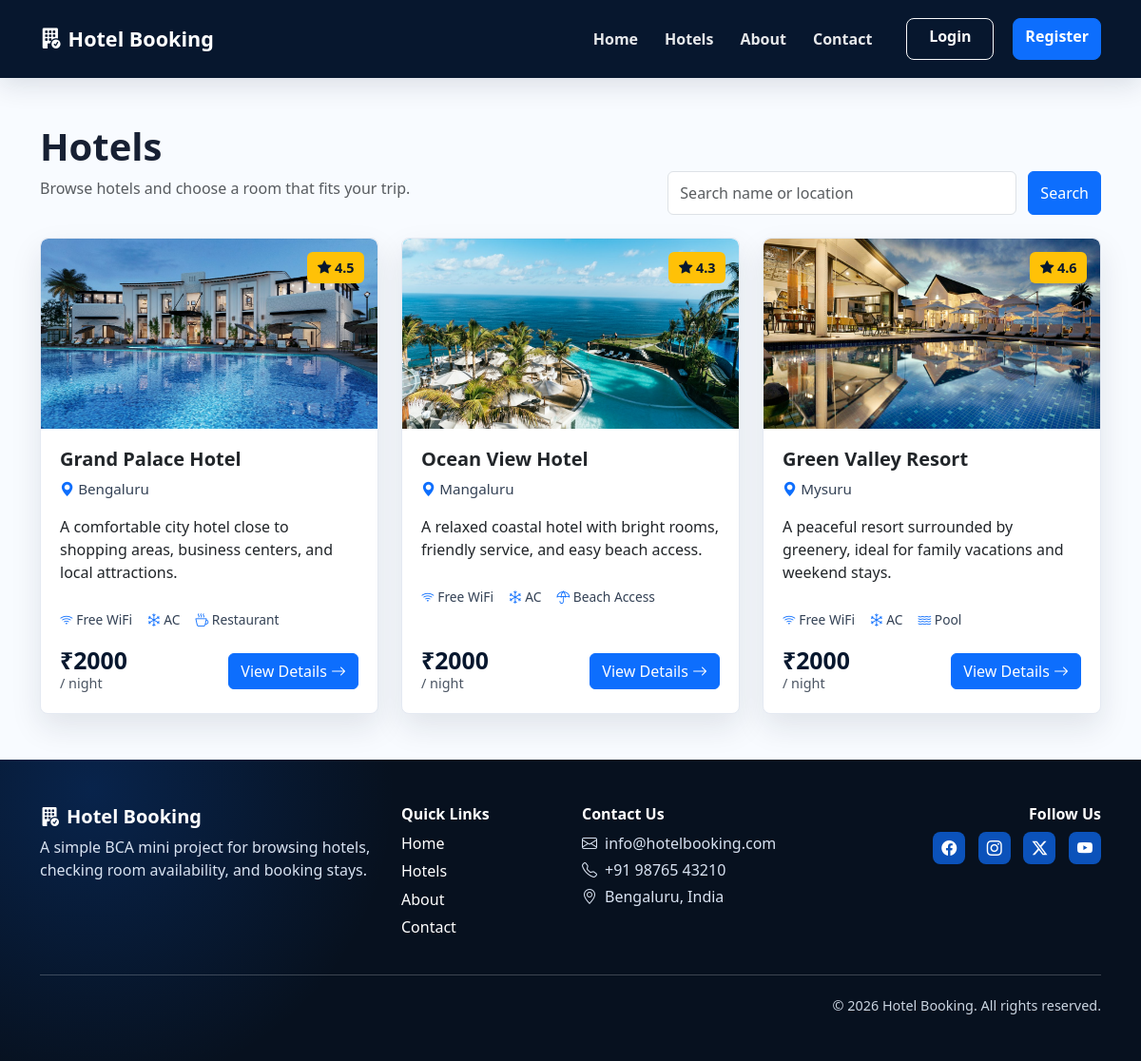
Screenshot of /hotels/ with the database file from the repository.
### booking/models.py (models this page shows, shortened)
class Hotel(models.Model):
    name = models.CharField(max_length=150)
    location = models.CharField(max_length=150)
    description = models.TextField()
    image = models.ImageField(upload_to='hotels/', blank=True, null=True)
    contact_number = models.CharField(max_length=20)
    email = models.EmailField()
    rating = models.DecimalField(
        max_digits=2,
        decimal_places=1,
        validators=[MinValueValidator(Decimal('0.0')), MaxValueValidator(Decimal('5.0'))],
    )
    created_at = models.DateTimeField(auto_now_add=True)
    class Meta:
        ordering = ['name']

### booking/views.py (the view)
# urls.py: path('hotels/', views.hotel_list, name='hotel_list'),
def hotel_list(request):
    query = request.GET.get('q', '').strip()
    hotels = Hotel.objects.annotate(min_price=Min('rooms__price_per_night'))
    if query:
        hotels = hotels.filter(Q(name__icontains=query) | Q(location__icontains=query))
    return render(request, 'booking/hotels.html', {'hotels': hotels, 'query': query})

### booking/templates/booking/hotels.html (shortened to what this page needs)
{% extends 'booking/base.html' %}
{% block content %}
<section class="container py-5">
    <div class="row align-items-end mb-4 g-3">
        <div class="col-lg-7">
            <h1 class="page-title">Hotels</h1>
            <p class="text-muted">Browse hotels and choose a room that fits your trip.</p>
        </div>
        <div class="col-lg-5">
            <form method="get" class="search-bar">
                <input type="search" name="q" class="form-control" placeholder="Search name or location" value="{{ query }}">
                <button class="btn btn-primary">Search</button>
            </form>
        </div>
    </div>
    {% if hotels %}
        <div class="row row-cols-1 row-cols-md-2 row-cols-lg-3 g-4">
            {% for hotel in hotels %}
                {% include 'booking/_hotel_card.html' %}
            {% endfor %}
        </div>
    {% else %}
        <div class="empty-state">No hotels match your search.</div>
    {% endif %}
</section>
{% endblock %}

### booking/templates/booking/_hotel_card.html
<div class="col">
    <div class="card h-100 hotel-card">
        {% if hotel.image %}
            <img src="{{ hotel.image.url }}" class="card-img-top" alt="{{ hotel.name }}">
        {% elif hotel.name == 'Grand Palace Hotel' %}
            <img src="https://images.unsplash.com/photo-1564501049412-61c2a3083791?auto=format&fit=crop&w=900&q=80" class="card-img-top" alt="{{ hotel.name }}">
        {% elif hotel.name == 'Green Valley Resort' %}
            <img src="https://images.unsplash.com/photo-1571896349842-33c89424de2d?auto=format&fit=crop&w=900&q=80" class="card-img-top" alt="{{ hotel.name }}">
        {% elif hotel.name == 'Ocean View Hotel' %}
            <img src="https://images.unsplash.com/photo-1540541338287-41700207dee6?auto=format&fit=crop&w=900&q=80" class="card-img-top" alt="{{ hotel.name }}">
        {% else %}
            <div class="image-placeholder">Hotel Image</div>
        {% endif %}
        <span class="rating-badge"><i class="bi bi-star-fill"></i> {{ hotel.rating }}</span>
        <div class="card-body d-flex flex-column">
            <h5 class="card-title">{{ hotel.name }}</h5>
            <p class="location-line"><i class="bi bi-geo-alt-fill"></i> {{ hotel.location }}</p>
            <p class="card-text">{{ hotel.description|truncatewords:22 }}</p>
            <div class="hotel-tags">
                <span><i class="bi bi-wifi"></i> Free WiFi</span>
                <span><i class="bi bi-snow"></i> AC</span>
                {% if hotel.location == 'Mangaluru' %}
                    <span><i class="bi bi-umbrella"></i> Beach Access</span>
                {% elif hotel.location == 'Mysuru' %}
                    <span><i class="bi bi-water"></i> Pool</span>
                {% else %}
                    <span><i class="bi bi-cup-hot"></i> Restaurant</span>
                {% endif %}
            </div>
            <div class="hotel-card-footer mt-auto">
                <div class="price-line">
                    {% if hotel.min_price %}<strong>₹{{ hotel.min_price|floatformat:0 }}</strong>{% else %}<strong>₹--</strong>{% endif %}
                    <span>/ night</span>
                </div>
                <a href="{% url 'hotel_detail' hotel.id %}" class="btn btn-primary">View Details <i class="bi bi-arrow-right"></i></a>
            </div>
        </div>
    </div>
</div>

### booking/static/booking/css/style.css (style rules this page uses)
:root { --brand: #0d6efd; --ink: #172033; --muted: #637083; --soft: #f4f7fb; --navy: #07172e; }
body { color: var(--ink); background: #f8fbff; font-family: system-ui, -apple-system, BlinkMacSystemFont, "Segoe UI", sans-serif; }
.hero-search, .search-bar { display: flex; gap: .75rem; max-width: 680px; }
.hero-search .form-control, .search-bar .form-control, .form-panel input, .form-panel select, .form-panel textarea { min-height: 46px; border-radius: 6px; }
.section-title, .page-title { font-weight: 800; letter-spacing: 0; }
.hotel-card, .room-card, .form-panel, .booking-summary, .confirmation-panel { position: relative; overflow: hidden; background: #fff; border: 1px solid #e4e9f2; border-radius: 8px; box-shadow: 0 14px 32px rgba(23, 32, 51, .1); }
.card-img-top, .image-placeholder { height: 200px; object-fit: cover; border-radius: 8px 8px 0 0; }
.rating-badge { position: absolute; top: 14px; right: 14px; padding: .35rem .65rem; border-radius: 6px; color: #07172e; background: #ffc107; font-size: .9rem; font-weight: 900; }
.hotel-card .card-body { padding: 1.25rem; }
.hotel-card .card-title { font-weight: 900; }
.location-line { color: #334155; font-size: .95rem; }
.location-line i, .hotel-tags i { color: var(--brand); }
.hotel-tags { display: flex; flex-wrap: wrap; gap: .8rem 1rem; margin: .75rem 0 1.2rem; color: #334155; font-size: .86rem; }
.hotel-card-footer { display: flex; align-items: center; justify-content: space-between; gap: .75rem; }
.price-line strong { display: block; color: #07172e; font-size: 1.55rem; line-height: 1; }
.price-line span { color: #4b5563; font-size: .9rem; }

### rows the page displays
Hotel: image (picture), rating "4.5", name "Grand Palace Hotel", location "Bengaluru", description "A comfortable city hotel close to shopping areas, business centers, and local attractions.", shows "Restaurant", min_price "2000"
Hotel: image (picture), rating "4.3", name "Ocean View Hotel", location "Mangaluru", description "A relaxed coastal hotel with bright rooms, friendly service, and easy beach access.", shows "Beach Access", min_price "2000"
Hotel: image (picture), rating "4.6", name "Green Valley Resort", location "Mysuru", description "A peaceful resort surrounded by greenery, ideal for family vacations and weekend stays.", shows "Pool", min_price "2000"
